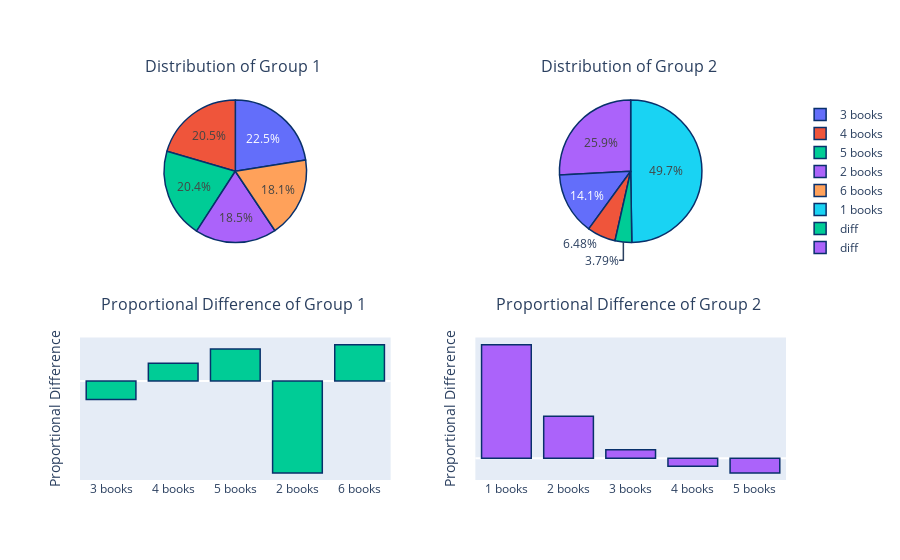

Notebook cell for this chart:
### Markdown cell above
#### How many different books users interacted with before commiting to a subscription?

### Code cell
# creating copies of our group data
q1_g1 = group_1.copy()
q1_g2 = group_2.copy()
q1_combined = combined.copy()

# creating a function that shows output the value_counts for the number of differnt books users interact with beofre subscribing
def subscribed_users_diff_books(df, combined = False):
    purchase = df[df["purchase_at"] == 1]
    unique_books_users = pd.DataFrame(purchase.groupby("user_id")["book_id"].nunique())
    unique_books_users["book_id"] = unique_books_users["book_id"].astype(str) + " books"
    
    if combined:
        return pd.DataFrame(unique_books_users["book_id"].value_counts(normalize = True) * 100)
    else:
        return pd.DataFrame(unique_books_users["book_id"].value_counts(normalize = True)[:5] * 100)

# gathering data
g1_sub_books = subscribed_users_diff_books(q1_g1)
g2_sub_books = subscribed_users_diff_books(q1_g2)
combined_sub_books = subscribed_users_diff_books(q1_combined, combined = True)


# graphing data
grapher(g1_sub_books, g2_sub_books, combined_sub_books, "book_id", part_2 = True)

### Figure 1 — Plotly figure (JSON) as saved in the notebook; plotly's stock layout.template omitted (floating-point values rounded to 4 significant figures)
{"data": [{"domain": {"x": [0, 0.44], "y": [0.625, 1]}, "labels": ["3 books", "4 books", "5 books", "2 books", "6 books"], "marker": {"line": {"color": "rgb(8,48,107)", "width": 1.5}}, "type": "pie", "values": [10.15, 9.241, 9.182, 8.355, 8.177]}, {"domain": {"x": [0.56, 1], "y": [0.625, 1]}, "labels": ["1 books", "2 books", "3 books", "4 books", "5 books"], "marker": {"line": {"color": "rgb(8,48,107)", "width": 1.5}}, "type": "pie", "values": [47.07, 24.47, 13.37, 6.134, 3.584]}, {"marker": {"line": {"color": "rgb(8,48,107)", "width": 1.5}}, "name": "diff", "textposition": "auto", "type": "bar", "x": ["3 books", "4 books", "5 books", "2 books", "6 books"], "xaxis": "x", "y": [-0.7165, 0.691, 1.245, -3.582, 1.42], "yaxis": "y"}, {"marker": {"line": {"color": "rgb(8,48,107)", "width": 1.5}}, "name": "diff", "textposition": "auto", "type": "bar", "x": ["1 books", "2 books", "3 books", "4 books", "5 books"], "xaxis": "x2", "y": [33.83, 12.53, 2.506, -2.417, -4.354], "yaxis": "y2"}], "layout": {"annotations": [{"font": {"size": 16}, "showarrow": false, "text": "Distribution of Group 1 <br> ", "x": 0.22, "xanchor": "center", "xref": "paper", "y": 1, "yanchor": "bottom", "yref": "paper"}, {"font": {"size": 16}, "showarrow": false, "text": "Distribution of Group 2 <br> ", "x": 0.78, "xanchor": "center", "xref": "paper", "y": 1, "yanchor": "bottom", "yref": "paper"}, {"font": {"size": 16}, "showarrow": false, "text": "Proportional Difference of Group 1 <br> ", "x": 0.22, "xanchor": "center", "xref": "paper", "y": 0.375, "yanchor": "bottom", "yref": "paper"}, {"font": {"size": 16}, "showarrow": false, "text": "Proportional Difference of Group 2 <br> ", "x": 0.78, "xanchor": "center", "xref": "paper", "y": 0.375, "yanchor": "bottom", "yref": "paper"}], "xaxis": {"anchor": "y", "domain": [0, 0.44]}, "xaxis2": {"anchor": "y2", "domain": [0.56, 1]}, "yaxis": {"anchor": "x", "domain": [0, 0.375], "showgrid": false, "showticklabels": false, "title": {"text": "Proportional Difference"}}, "yaxis2": {"anchor": "x2", "domain": [0, 0.375], "showgrid": false, "showticklabels": false, "title": {"text": "Proportional Difference"}}}}
